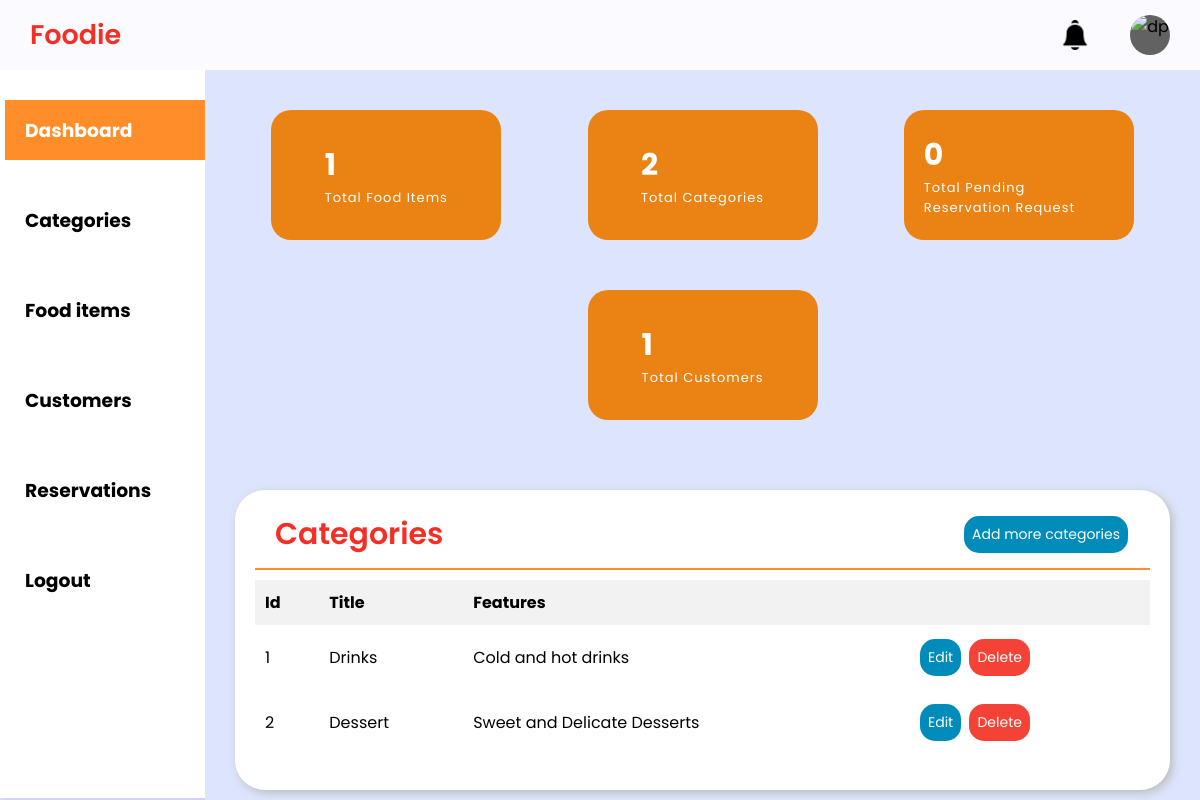
Before: /admin-dashboard/categories/ with the older database file.
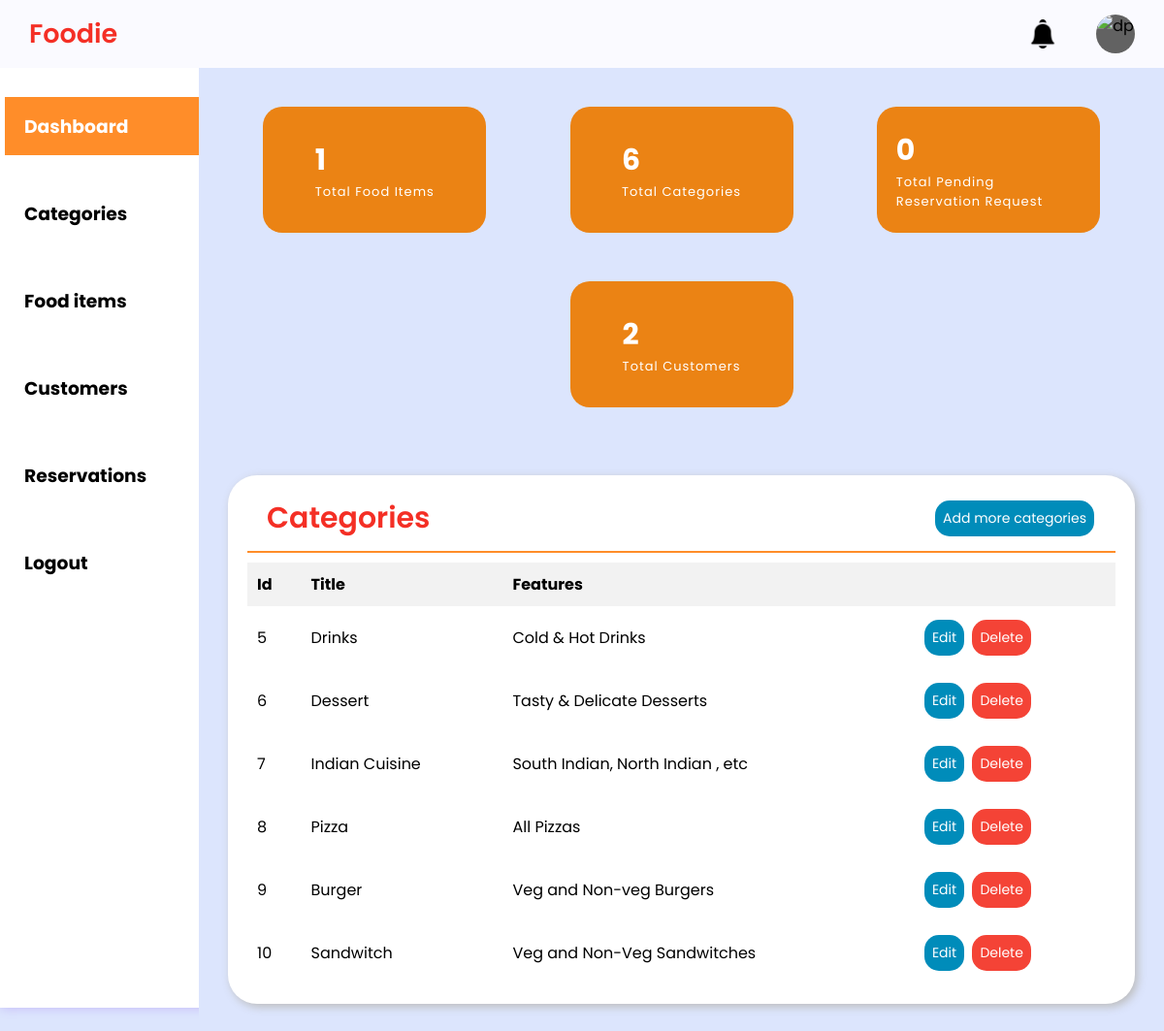
After: the same page with the newer database file.
### Home_App/models.py (models this page shows, shortened)
class category_table(models.Model):
    category_id = models.AutoField(primary_key=True)
    category_title = models.CharField(max_length=55)
    img_name = models.CharField(max_length = 55)
    feature = models.CharField(max_length = 90)

### Home_App/views.py (the view)
# urls.py: path('admin-dashboard/',hv.adminDashboard, name='admin-dashboard'),
def adminDashboard(request, section=None):
    section_template = {
        'categories': 'admin-dashboard-category.html',
        'customers': 'admin-dashboard-customers.html',
        'foodItems': 'admin-dashboard-foodItems.html',
        'reservation':'admin-dashboard-reservation.html',
        'recentOrders': 'admin-dashboard-recentOrders.html'
    }
    template_name = section_template.get(section, 'admin-dashboard.html')
    categories = category_table.objects.all()
    category_count = category_table.objects.count()
    foodItems = food_table.objects.all()
    foodItem_count = food_table.objects.count()
    customers = customer_table.objects.all()
    customer_count=customer_table.objects.count()
    reservation=reservation_table.objects.all()
    reservation_count=reservation_table.objects.filter(status='pending').count
    return render(request, template_name, {'categories':categories, 'categoryCount':category_count, 'foodItems':foodItems, 'food_item_count':foodItem_count, 'customers':customers, 'customerCount':customer_count, 'reservations':reservation, 'reservation_count':reservation_count})

### Template/admin-dashboard-category.html (shortened to what this page needs)
{% extends 'admin-dashboard.html' %}
{% block content %}
<section class="category-table-section">
    <div class="category-table-section">
        <div class="report-container">
            <div class="report-header">
                <h1 class="recent-orders">Categories</h1>
                <a href="{% url 'admin-dashboard-category-add' %}" class="btn-add">Add more categories</a>
            </div>
            <table class="report-body" style="width: 100%;">
                <thead class="report-topic-head">
                    <tr>
                        <th class="t-op">Id</th>
                        <th class="t-op">Title</th>
                        <th class="t-op">Features</th>
                        <th class="t-op"></th>
                    </tr>
                </thead>
                <tbody class="items12">
                    {% for category in categories %}
                    <tr>
                        <td class="t-op-nextlvl">{{ category.category_id}}</td>
                        <td class="t-op-nextlvl">{{ category.category_title}}</td>
                        <td class="t-op-nextlvl">{{ category.feature}}</td>
                        <td class="t-op-nextlvl">
                            <div class="update-btn">
                                <a href="{% url 'edit_category' category_id=category.category_id %}"
                                    class="btn-edit">Edit</a>
                                <a href="{% url 'admin-dashboard-category-delete' category_id=category.category_id %}"
                                    class="btn-delete">Delete</a>
                            </div>
                        </td>
                    </tr>
                    {% endfor %}
                </tbody>
            </table>
        </div>
    </div>
</section>
{% endblock %}

Changed rows visible on the page:
removed category_table: category_id "1", category_title "Drinks", feature "Cold and hot drinks"
removed category_table: category_id "2", category_title "Dessert", feature "Sweet and Delicate Desserts"
added category_table: category_id "5", category_title "Drinks", feature "Cold & Hot Drinks"
added category_table: category_id "6", category_title "Dessert", feature "Tasty & Delicate Desserts"
added category_table: category_id "7", category_title "Indian Cuisine", feature "South Indian, North Indian , etc"
added category_table: category_id "8", category_title "Pizza", feature "All Pizzas"
added category_table: category_id "9", category_title "Burger", feature "Veg and Non-veg Burgers"
added category_table: category_id "10", category_title "Sandwitch", feature "Veg and Non-Veg Sandwitches"
Other visible differences:
{{ categoryCount }}: "2" → "6"
{{ customerCount }}: "1" → "2"
